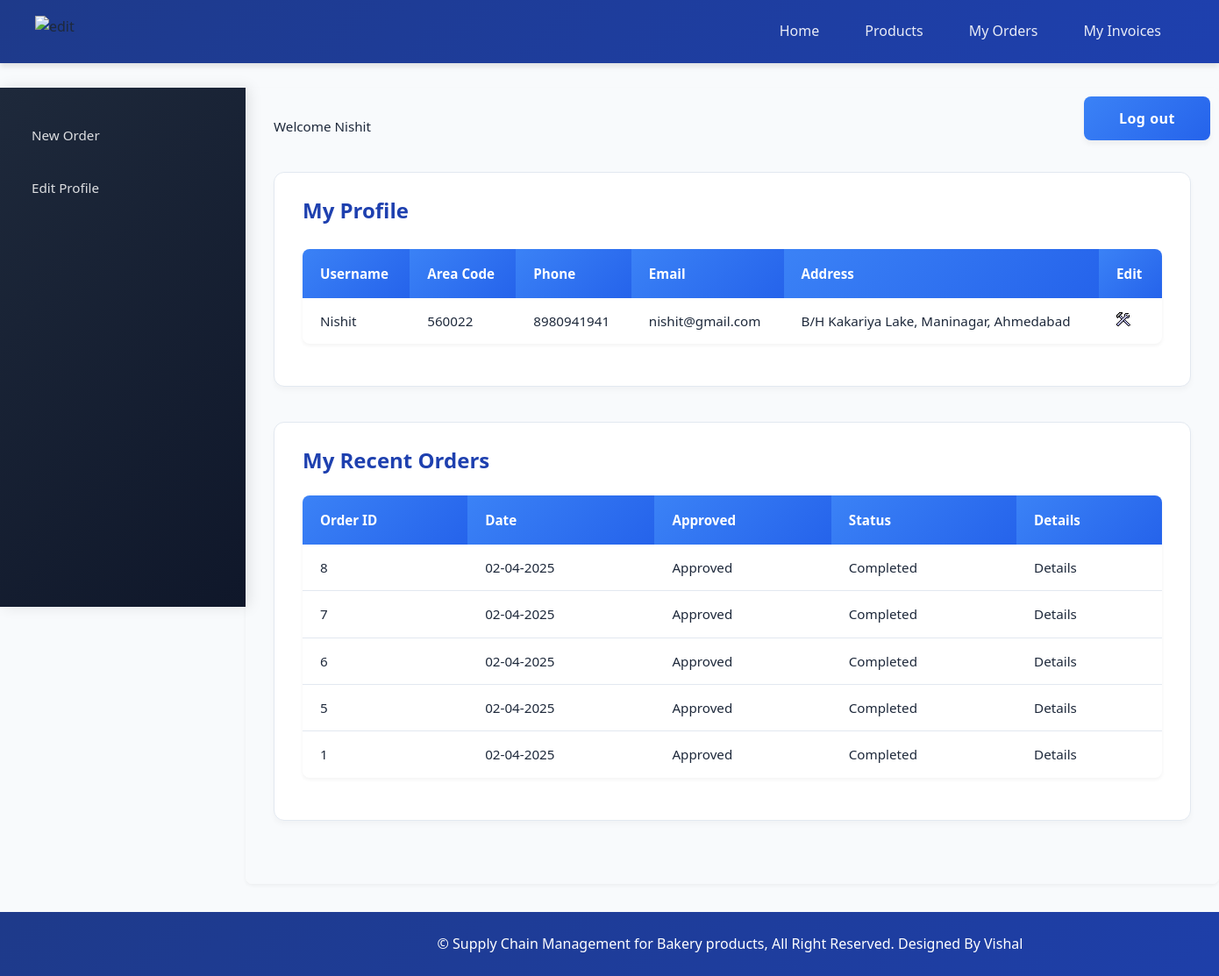
Screenshot of /retailer/index.php (signed in) with the database file from the repository.
### tables this page shows
CREATE TABLE `retailer` (
  `retailer_id` int(11) NOT NULL,
  `username` varchar(25) NOT NULL,
  `password` varchar(25) NOT NULL,
  `address` varchar(200) NOT NULL,
  `area_id` int(11) NOT NULL,
  `phone` varchar(10) NOT NULL,
  `email` varchar(50) DEFAULT NULL
);

CREATE TABLE `area` (
  `area_id` int(11) NOT NULL,
  `area_name` varchar(50) NOT NULL,
  `area_code` varchar(10) NOT NULL
);

CREATE TABLE `orders` (
  `order_id` int(11) NOT NULL,
  `date` date NOT NULL,
  `retailer_id` int(11) NOT NULL,
  `approved` tinyint(1) NOT NULL,
  `status` tinyint(1) NOT NULL,
  `total_amount` decimal(10,3) NOT NULL
);

### retailer/index.php (the view, shortened to what this page needs)
<?php
	include("../includes/config.php");
	if(isset($_SESSION['retailer_login'])) {
		if($_SESSION['retailer_login'] == true) {
			$id = $_SESSION['retailer_id'];
			$query_selectRetailer = "SELECT * FROM retailer,area WHERE retailer.area_id=area.area_id AND retailer_id='$id'";
			$result_selectRetailer = mysqli_query($con,$query_selectRetailer);
			$row_selectRetailer = mysqli_fetch_array($result_selectRetailer);
			$query_selectOrder = "SELECT * FROM orders WHERE retailer_id='$id' ORDER BY order_id DESC LIMIT 5";
			$result_selectOrder = mysqli_query($con,$query_selectOrder);
		}
		else {
			header('Location:../index.php');
		}
	}
	else {
		header('Location:../index.php');
	}
?>
<!DOCTYPE html>
<html>
<head>
	<link rel="stylesheet" href="../includes/main_style.css" />
</head>
<body>
	<?php
		include("../includes/nav_retailer.inc.php");
		include("../includes/aside_retailer.inc.php");
	?>
	<section>
		Welcome <?php echo $_SESSION['sessUsername']; ?>
		<article>
			<h2>My Profile</h2>
			<table class="table_displayData">
				<tr>
					<th>Username</th>
					<th>Area Code</th>
					<th>Phone</th>
					<th>Email</th>
					<th>Address</th>
					<th> Edit </th>
				</tr>
				<tr>
					<td> <?php echo $row_selectRetailer['username']; ?> </td>
					<td> <?php echo $row_selectRetailer['area_code']; ?> </td>
					<td> <?php echo $row_selectRetailer['phone']; ?> </td>
					<td> <?php echo $row_selectRetailer['email']; ?> </td>
					<td> <?php echo $row_selectRetailer['address']; ?> </td>
					<td> <a href="../retailer/edit_profile.php"><img src="../images/edit.png" alt="edit" /></a> </td>
				</tr>
			</table>
		</article>
		<article>
			<h2>My Recent Orders</h2>
			<table class="table_displayData" style="margin-top:20px;">
			<tr>
				<th> Order ID </th>
				<th> Date </th>
				<th> Approved </th>
				<th> Status </th>
				<th> Details </th>
			</tr>
			<?php $i=1; while($row_selectOrder = mysqli_fetch_array($result_selectOrder)) { ?>
			<tr>
				<td> <?php echo $row_selectOrder['order_id']; ?> </td>
				<td> <?php echo date("d-m-Y",strtotime($row_selectOrder['date'])); ?> </td>
				<td>
					<?php
						if($row_selectOrder['approved'] == 0) {
							echo "Not Approved";
						}
						else {
							echo "Approved";
						}
					?>
				</td>
				<td>
					<?php
						if($row_selectOrder['status'] == 0) {
							echo "Pending";
						}
						else {
							echo "Completed";
						}
					?>
				</td>
				<td> <a href="view_order_items.php?id=<?php echo $row_selectOrder['order_id']; ?>">Details</a> </td>
			</tr>
			<?php $i++; } ?>
		</table>
		</article>
	</section>
	<?php
		include("../includes/footer.inc.php");
	?>
</body>
</html>

### includes/main_style.css (style rules this page uses)
* { font-family: 'Segoe UI', Roboto, -apple-system, sans-serif; margin: 0; padding: 0; box-sizing: border-box; }
body { margin: auto; background-color: #f8fafc; color: #1e293b; line-height: 1.6; }
a { text-decoration: none; color: inherit; }
body { margin-left: 280px; min-height: 100vh; margin-top: 100px; overflow-x: hidden; }
section { max-width: 1200px; width: 100%; padding: 2rem; margin: 0 auto; }
article { margin: 2.5rem 0; background: white; padding: 1.5rem 2rem; border-radius: 12px; box-shadow: 0 4px 6px rgba(0, 0, 0, 0.03); border: 1px solid #e2e8f0; }
article h2 { margin: 0 0 1.25rem; font-weight: 600; color: #1e40af; font-size: 1.5rem; }
table { border-collapse: separate; border-spacing: 0; width: 100%; margin: 1.5rem 0; font-size: 0.95rem; background: white; border-radius: 8px; overflow: hidden; box-shadow: 0 2px 4px rgba(0, 0, 0, 0.05); }
.table_displayData th { background: linear-gradient(135deg, #3b82f6 0%, #2563eb 100%); color: white; padding: 1rem 1.25rem; font-weight: 600; text-align: left; }
.table_displayData td { padding: 0.875rem 1.25rem; border-bottom: 1px solid #e2e8f0; }
.table_displayData tr:last-child td { border-bottom: none; }

### rows the page displays
retailer: username "Nishit", area.area_code "560022", phone "8980941941", email "nishit@gmail.com", address "B/H Kakariya Lake, Maninagar, Ahmedabad"
orders: order_id "8", date "02-04-2025", approved "Approved", status "Completed"
orders: order_id "7", date "02-04-2025", approved "Approved", status "Completed"
orders: order_id "6", date "02-04-2025", approved "Approved", status "Completed"
orders: order_id "5", date "02-04-2025", approved "Approved", status "Completed"
orders: order_id "1", date "02-04-2025", approved "Approved", status "Completed"

### other values shown
$_SESSION['sessUsername'] "Nishit"
